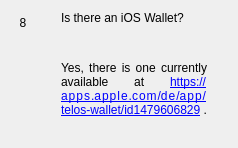
                  <widget class="QWidget" name="widgetFaq8" native="true">
                   <layout class="QHBoxLayout" name="horizontalpage_8" stretch="0,1">
                    <item alignment="Qt::AlignTop">
                     <widget class="QLabel" name="labelNumber8">
                      <property name="minimumSize">
                       <size>
                        <width>24</width>
                        <height>24</height>
                       </size>
                      </property>
                      <property name="maximumSize">
                       <size>
                        <width>16777215</width>
                        <height>24</height>
                       </size>
                      </property>
                      <property name="text">
                       <string>8</string>
                      </property>
                      <property name="alignment">
                       <set>Qt::AlignCenter</set>
                      </property>
                     </widget>
                    </item>
                    <item>
                     <layout class="QVBoxLayout" name="verticalLayoutpage_8">
                      <property name="leftMargin">
                       <number>20</number>
                      </property>
                      <property name="rightMargin">
                       <number>20</number>
                      </property>
                      <item>
                       <widget class="QLabel" name="labelSubtitle8">
                        <property name="text">
                         <string>Is there an iOS Wallet?</string>
                        </property>
                        <property name="wordWrap">
                         <bool>true</bool>
                        </property>
                       </widget>
                      </item>
                      <item>
                       <spacer name="verticalSpacer_80">
                        <property name="orientation">
                         <enum>Qt::Vertical</enum>
                        </property>
                        <property name="sizeType">
                         <enum>QSizePolicy::Fixed</enum>
                        </property>
                        <property name="sizeHint" stdset="0">
                         <size>
                          <width>20</width>
                          <height>30</height>
                         </size>
                        </property>
                       </spacer>
                      </item>
                      <item>
                       <widget class="QLabel" name="labelContent8">
                        <property name="text">
                         <string>&lt;html&gt;&lt;head/&gt;&lt;body&gt;&lt;p align=&quot;justify&quot;&gt;Yes, there is one currently available at &lt;a style='color: #CEB247' href=&quot;https://apps.apple.com/de/app/telos-wallet/id1479606829&quot;&gt;&lt;span style=&quot; text-decoration: underline; color:#0000ff;&quot;&gt;https://apps.apple.com/de/app/telos-wallet/id1479606829&lt;/span&gt;&lt;/a&gt; .&lt;/p&gt;&lt;/body&gt;&lt;/html&gt;</string>
                        </property>
                        <property name="alignment">
                         <set>Qt::AlignLeading|Qt::AlignLeft|Qt::AlignTop</set>
                        </property>
                        <property name="wordWrap">
                         <bool>true</bool>
                        </property>
                       </widget>
                      </item>
                      <item>
                       <spacer name="verticalSpacer_81">
                        <property name="orientation">
                         <enum>Qt::Vertical</enum>
                        </property>
                        <property name="sizeHint" stdset="0">
                         <size>
                          <width>20</width>
                          <height>20</height>
                         </size>
                        </property>
                       </spacer>
                      </item>
                     </layout>
                    </item>
                   </layout>
                  </widget>
